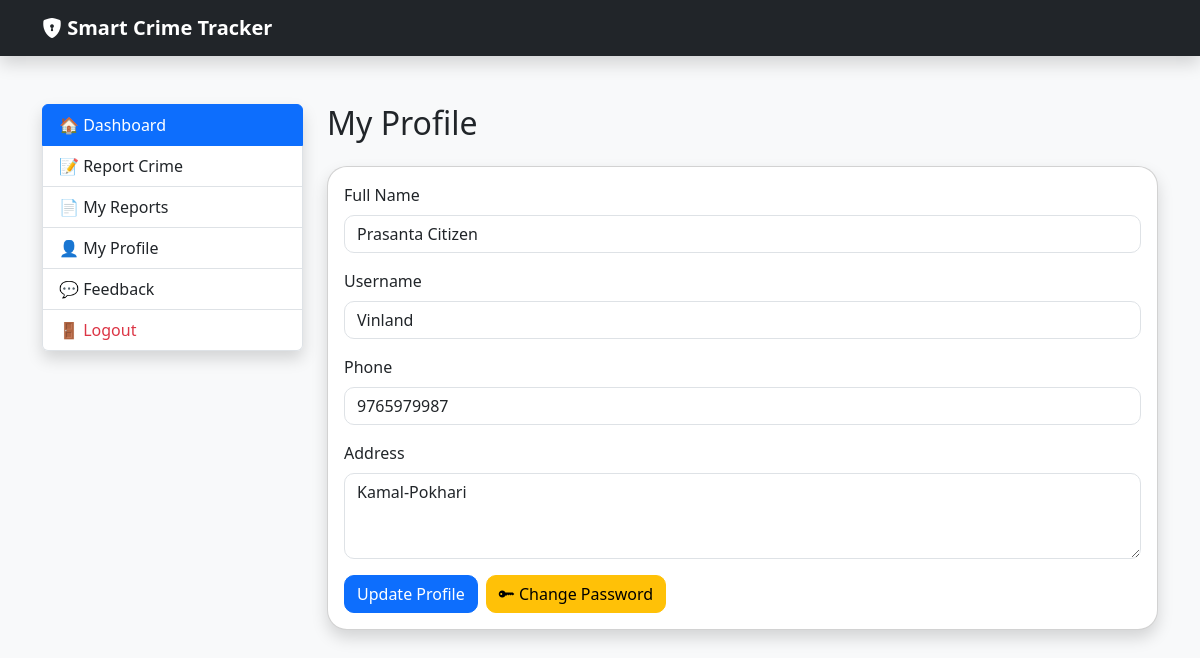
The page /citizen/profile (signed in) on the database its author committed.
### tables this page shows
CREATE TABLE users(

            user_id INTEGER PRIMARY KEY AUTOINCREMENT,

            full_name TEXT NOT NULL,

            username TEXT UNIQUE NOT NULL,

            password TEXT NOT NULL,

            role TEXT NOT NULL,

            phone TEXT,

            address TEXT,

            status TEXT DEFAULT 'Active'
        );

### routes/citizen_routes.py (the view, shortened to what this page needs)
@citizen_bp.route("/citizen/profile", methods=["GET", "POST"])
def profile():
    if session.get("role") != "Citizen":
        return redirect("/login")
    user = db.fetchone(
        """
        SELECT *
        FROM users
        WHERE user_id = ?
        """,
        (session["user_id"],)
    )
    return render_template(
        "citizen/profile.html",
        user=user
    )

### database.py (called while the page is built)
    def fetchone(self, query, parameters=()):
        self.cursor.execute(query, parameters)
        return self.cursor.fetchone()

### templates/citizen/profile.html
{% extends "citizen/layout.html" %}
{% block citizen_content %}
<h2 class="mb-4">
My Profile
</h2>
<div class="card shadow">
<div class="card-body">
<form method="POST">
<div class="mb-3">
<label class="form-label">
Full Name
</label>
<input
type="text"
name="full_name"
class="form-control"
value="{{ user.full_name }}"
required>
</div>
<div class="mb-3">
<label class="form-label">
Username
</label>
<input
type="text"
class="form-control"
value="{{ user.username }}"
readonly>
</div>
<div class="mb-3">
<label class="form-label">
Phone
</label>
<input
type="text"
name="phone"
class="form-control"
value="{{ user.phone or '' }}">
</div>
<div class="mb-3">
<label class="form-label">
Address
</label>
<textarea
name="address"
class="form-control"
rows="3">{{ user.address or '' }}</textarea>
</div>
<div class="d-flex gap-2">
    <button class="btn btn-primary">
        Update Profile
    </button>
    <a href="{{ url_for('citizen.change_password') }}"
       class="btn btn-warning">
        <i class="bi bi-key-fill"></i>
        Change Password
    </a>
</div>
</form>
</div>
</div>
{% endblock %}

### static/style.css (style rules this page uses)
body { background:#f5f7fa; }
.btn { border-radius:10px; }
.form-control { border-radius:10px; }
.card { border-radius:20px; }

### rows shown on the page
users: full_name "Prasanta Citizen", username "Vinland", phone "9765979987", address "Kamal-Pokhari"
